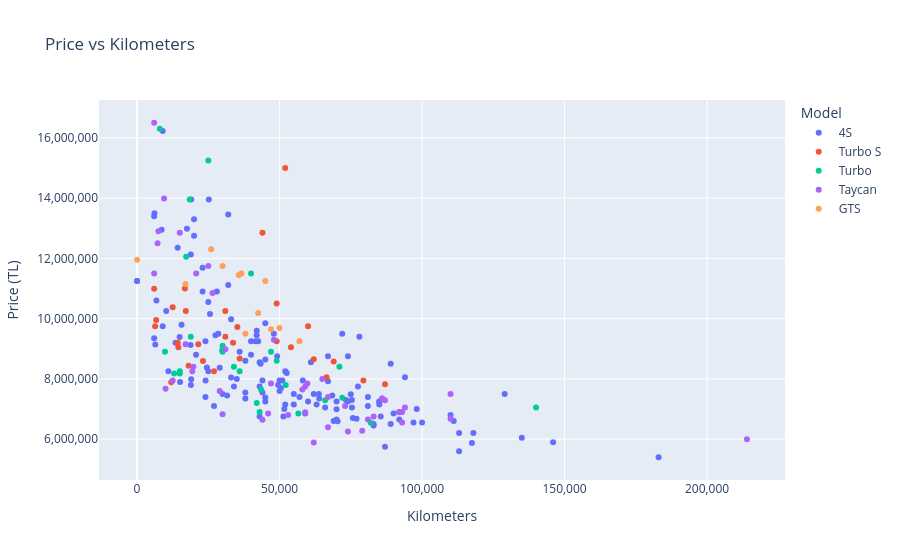

This figure's notebook cell:
### Code cell
# Price vs KM scatter
fig = px.scatter(
    df, x="km", y="price", color="model",
    hover_data=["year", "title", "sahibinden_id"],
    title="Price vs Kilometers",
    labels={"km": "Kilometers", "price": "Price (TL)", "model": "Model"}
)
fig.update_layout(xaxis_tickformat=",.0f", yaxis_tickformat=",.0f")
fig.show()

### Figure 1 — Plotly figure (JSON) as saved in the notebook; plotly's stock layout.template omitted (floating-point values rounded to 4 significant figures; data arrays with more than 128 entries replaced by an {"elided": "..."} marker saying what was removed)
{"data": [{"customdata": {"elided": "140x3 mixed values"}, "hovertemplate": "Model=4S<br>Kilometers=%{x}<br>Price (TL)=%{y}<br>year=%{customdata[0]}<br>title=%{customdata[1]}<br>sahibinden_id=%{customdata[2]}<extra></extra>", "legendgroup": "4S", "marker": {"color": "#636efa", "symbol": "circle"}, "mode": "markers", "name": "4S", "orientation": "v", "showlegend": true, "type": "scatter", "x": {"elided": "140 int values"}, "xaxis": "x", "y": {"elided": "140 int values"}, "yaxis": "y"}, {"customdata": [[2020, "SS MOTORS 2020 PORSCHE TAYCAN TURBO S-YOLCU EKRANI-DISTRONIC-360", "1035408352"], [2021, "LUNAGARAGE TAYCAN TURBO S 760 HP KARBON SPORT DESİGN SERAMİK", "1060501848"], [2020, "TAYCAN TURBO S %20 KDV", "1104474154"], [2020, "ALBAYRAC 2020 TAYCAN TURBO S \"BOYASIZ, PDLS PLUS, KARBON JANT", "1120195391"], [2020, "CAR~MEN MOTORS' Taycan Turbo S 761 hp", "1240822684"], [2020, "Bayi çıkışlı Hatasız Boyasız", "1256415916"], [2020, "MAS GRUP'TAN PORSCHE TAYCAN TURBO S- 761 HP DOĞUŞ HATASIZ", "1262317796"], [2020, "TARGET MOTORS 2020 TAYCAN TURBO S 761 HP KARBON SERAMİK FREN", "1265273902"], [2020, "ULU MOTORS TR'TEK/FULL OPSİYON/BAYİ/TURBO S/CARBON JANT/5000KM", "1293071257"], [2020, "-MAKINA VADI-2020 PORSCHE TAYCAN TURBO S-BURMESTER-MASAJ-", "1295547663"], [2020, "SAYLAY MOTORS TAYCAN TURBO S 18.000 KM HATASIZ 761HP", "1297395873"], [2019, "| UNIQ AUTO | 2019 TURBO S SGTMA ''21'' BURMESTER Y.EKRN BAYİ", "1309799643"], [2020, "*ASK MOTORS*PORSCHE TAYCAN TURBO S 761 HP TAKAS YOK!!!", "1312490813"], [2022, "SS MOTORS 2022 TAYCAN GTS-TURBO S AERO JANT-YOLCU EKRANI-BAYİ", "1314960047"], [2020, "CARBON SPORT DESiGN Paket - BAYİ ÇIKIŞLI- GARANTİLİ", "1315094450"], [2020, "BOLATGROUP&1453 BAYİ ÇIKIŞLI FIRSAT TAYCANTURBO SIFIRDAN FARKSIZ", "1315849594"], [2021, "2021 PORCHE TAYCAN TURBO S HATASIZ BOYASIZ TRAMERSZ BAYİ", "1316844345"], [2020, "GRAND MOTORS HATASIZ BOYASIZ TRAMERSİZ BAYİ ÖZEL RENK", "1318406799"], [2020, "DOĞUŞ MASLAK ÇIKIŞLI 800V 2026 YENİ BATARYA 2031 KADAR GARANTİLİ", "1319165553"], [2020, "CABİR'DEN 2020 TAYCAN TURBO S BURMESTER-SERAMİK-AİR-BAYİ", "1319924568"], [2020, "SEM | CAR PORSCHE CARBON TAYCAN TURBO S BAYİİ 36.000 KM", "1321341539"], [2020, "PORSCHE TAYCAN TURBO S 761HP HATASIZ 21BİN KM'DE", "1321388054"], [2020, "2020 TAYCAN TURBO S | İLK SAHİBİNDEN | DOĞUŞ ÇIKIŞLI | BURMESTER", "1321697176"], [2021, "2021 TURBO S GECE GÖRÜŞ HEAD UP MASAJ SOĞUTMALI KOLTUK BURMESTER", "1323054263"], [2020, "SAHİBİNDEN HATASIZ DÜŞÜK KM TAM ÖTV'Lİ", "1324193713"], [2021, "MK MOTORS'DAN BAYİİ TAYCAN TURBO SERAMİK,KARBON HATASIZ.TR.TEK", "1325817399"], [2020, "2020 PORSCHE TAYCAN TURBO S/BOSE/AIR/SOĞUTMA/HATASZ/6700KM/BAYİİ", "1327290835"], [2021, "KRC CARS 2021 TAYCAN TURBO S BOSE/AİR/SOĞUTMA/AKS/BAYİ/GRİ/TRÜF", "1327620893"], [2020, "TARGET MOTORS 2020 PORSCHE TAYCAN TURBO S BOSE SERAMİK AİR BAYİ", "1328426254"]], "hovertemplate": "Model=Turbo S<br>Kilometers=%{x}<br>Price (TL)=%{y}<br>year=%{customdata[0]}<br>title=%{customdata[1]}<br>sahibinden_id=%{customdata[2]}<extra></extra>", "legendgroup": "Turbo S", "marker": {"color": "#EF553B", "symbol": "circle"}, "mode": "markers", "name": "Turbo S", "orientation": "v", "showlegend": true, "type": "scatter", "x": [6336, 52000, 49000, 23124, 69000, 66500, 62000, 14282, 6001, 79419, 17100, 87000, 27000, 30980, 54000, 12000, 31000, 49000, 44000, 16800, 36000, 21500, 33700, 35200, 14500, 18100, 6710, 60000, 12498], "xaxis": "x", "y": [9750000, 14999000, 10500000, 8590000, 8575000, 8050000, 8650000, 9200000, 10990000, 7950000, 10250000, 7825000, 8250000, 10250000, 9050000, 7890000, 9400000, 9250000, 12850000, 11000000, 8680000, 9150000, 9200000, 9720000, 9050000, 8439000, 9950000, 9750000, 10375000], "yaxis": "y"}, {"customdata": [[2020, "YENİKÖY MOTORS 2020 PORSCHE TAYCAN TURBO - PDCC -MASAJ-DISTRONIC", "1050985527"], [2020, "DOĞUŞ GARANTİLİ 2020 TAYCAN TURBO-GECE GRŞ-PDCC-BRMSTR-AIRMTC", "1051733437"], [2020, "-VEGAS MOTORS-2020PORSCHE TAYCAN TURBOS BRABUS A.AKS SERAMİK AİR", "1078270616"], [2024, "2024 MODEL TAYCAN TURBO YENİ KASA BAYİ UZUN MENZİL 884 BEYGİR**", "1257435454"], [2022, "2022/BAYİİ/PERFORMANS PLUS/CHRONO/AİR/BOSE/SOĞUTMA/2028 GARANTİ", "1269079264"], [2020, "2020 PORSCHE TAYCAN TURBO AIRMATIC+CHRONO+SO ĞUTMA+ISITMA+360+", "1278245818"], [2021, "BARAN MOTORS 2021 TAYCAN TURBO BAYİİ AKS SOĞUTMA YAN YOLCU", "1278730211"], [2024, "SS MOTORS 2024 TAYCAN TURBO-PERFORMANCE+-SPORTDESIGN-884HP-BAYİ", "1285704385"], [2024, "YENİKÖY MOTORS 2024 PORSCHE TAYCAN TURBO-AKS-SOĞUTMA-884HP-BAYİ", "1295988689"], [2022, "EMA MOTORS\"2022 PORSCHE TAYCAN TURBO CROSS TURİSMO / 650 HP", "1296442981"], [2020, "Hatasız Turbo+Burmester+PDCC+Full+Full 29bin km İçi Bordo", "1296957942"], [2020, "2020 MODEL PORSCHE TAYCAN TURBO DÜŞÜK KM BAKIMLI", "1303672327"], [2020, "SAHİBİNDEN 2020 ARALIK YENİKÖY MOTORS ÇIKIŞLI TAYCAN TURBO", "1305520841"], [2021, "2021 TAYCAN TURBO-ARKA AKS-HATASIZ-BAYİ ÖZEL KOMBİNASYON", "1310657433"], [2020, "İLK SAHİBİNDEN HATASIZ -BOYASIZ -TRAMERSİZ", "1312520664"], [2020, "HATASIZ 680HP BURMESTER+SERAMİK DİSK+AKS SOĞUTMA+PCCB", "1315696567"], [2023, "HATASZ+2023+BAYİ+HEAD.UP+Y-EKRAN+AIRMATC+SOGUTMA+360+BOSE+MÜRDÜM", "1322761714"], [2020, "-MAKINA VADI-2020 PORSCHE TAYCAN TURBO -YOLCU EKRANI-CHRONO-LIFT", "1322773204"], [2020, "ULAŞ MOTORS'DAN BOYASIZ TURBO ISITMA+SOGUTMA+MATRIX+İÇİ KIRMIZI+", "1324255427"], [2020, "2020 TAYCAN TURBO 625 PS-HATASIZ-BAYİ-SERVİS BAKIMLI-72.000KM-BY", "1325762253"], [2020, "Fırsat ararç sayılı kombinasyon en full düşük kilometre", "1325786727"], [2020, "'BOYASIZ'PORSCHE TAYCAN TURBO/BAYİ+Y.EKRAN+SĞTMA+BOSE+AİR+680 HP", "1326551604"], [2020, "HATASIZ BOYASIZ BAYİ ÇIKIŞLI ISITMA SOĞUTMA ARKA AKS AİRMATİC", "1326947842"], [2020, "ERTAY'DAN 2020 BOYASIZ TAYCAN TURBO BAYİ+SERAMİK+ARKA AKS+PPF", "1327367502"], [2021, "A&C motors ' PORSCHE TAYCAN TURBO - BAYİ - BOYASIZ - 680 HP", "1327706876"], [2021, "CLEAN CAR 2021 MODEL TAYCAN TURBO YOLCU EKRAN BAYİ HATASIZ", "1328143748"], [2023, "ECE OTOMOTİV - 2023 MODEL \"PORSCHE TAYCAN - AİR-SGTMA-TURBO JANT", "1328165351"]], "hovertemplate": "Model=Turbo<br>Kilometers=%{x}<br>Price (TL)=%{y}<br>year=%{customdata[0]}<br>title=%{customdata[1]}<br>sahibinden_id=%{customdata[2]}<extra></extra>", "legendgroup": "Turbo", "marker": {"color": "#00cc96", "symbol": "circle"}, "mode": "markers", "name": "Turbo", "orientation": "v", "showlegend": true, "type": "scatter", "x": [15000, 47000, 40000, 25000, 71000, 66000, 9800, 18504, 8000, 30000, 29875, 42000, 43000, 49000, 56600, 52160, 17250, 43500, 15000, 72000, 82000, 30000, 18861, 140000, 36000, 34000, 13000], "xaxis": "x", "y": [8175000, 8900000, 11500000, 15250000, 8399000, 7290000, 8900000, 13950000, 16300000, 9100000, 8950000, 7200000, 6900000, 8600000, 6850000, 7800000, 12055000, 7650000, 8250000, 7375000, 6545000, 8900000, 9400000, 7050000, 8250000, 8400000, 8175000], "yaxis": "y"}, {"customdata": {"elided": "44x3 mixed values"}, "hovertemplate": "Model=Taycan<br>Kilometers=%{x}<br>Price (TL)=%{y}<br>year=%{customdata[0]}<br>title=%{customdata[1]}<br>sahibinden_id=%{customdata[2]}<extra></extra>", "legendgroup": "Taycan", "marker": {"color": "#ab63fa", "symbol": "circle"}, "mode": "markers", "name": "Taycan", "orientation": "v", "showlegend": true, "type": "scatter", "x": [94000, 59000, 19750, 74000, 53000, 48000, 31000, 67000, 81000, 7200, 65000, 110000, 44000, 9500, 15000, 83000, 59745, 19400, 110000, 93000, 17000, 12500, 26500, 62000, 67000, 25000, 6001, 93000, 46000, 92000, 29000, 214000, 59000, 10000, 6001, 20750, 47000, 73000, 30000, 86000, 58000, 79000, 87000, 7500], "xaxis": "x", "y": [7050000, 7750000, 8400000, 6250000, 6800000, 9300000, 8985000, 6395000, 6650000, 12500000, 8000000, 7500000, 6640000, 13985000, 12850000, 6750000, 7850000, 8250000, 6675000, 6900000, 9150000, 7950000, 10850000, 5890000, 7400000, 11750000, 11500000, 6550000, 6850000, 6899000, 7600000, 6000000, 6890000, 7675000, 16500000, 11500000, 7850000, 7100000, 6825000, 7359000, 7650000, 6275000, 7290000, 12900000], "yaxis": "y"}, {"customdata": [[2023, "BARAN MOTORS 2023 GTS SPORT DESIGN CARBON BOSE AKS MAGICSKY TVN", "1250084582"], [2022, "2022_BOYASIZ_BAYİ_50.000 KM_YOLCU EKRAN_AIRMATIC_BOSE_SOĞUTMA", "1251398383"], [2023, "2023 GTS/BAYI CIKIS/SELECTED ALL OZEL SIPARIS ARAC/HATASIZ", "1273437355"], [2022, "BOYASIZ/26.000 KM/2022 TAYCAN GTS/21 JANT/HEAD UP/SOĞUTMA/VAKUUM", "1302356709"], [2023, "ZENN MOTORS'TAN 2023 PORSCHE TAYCAN GTS HATASIZ BAYİ", "1311525507"], [2023, "2023 TAYCAN GTS SKY TAVAN+SPORTDESIGN+SOGUTMA GARANTİLİ BAYİİ", "1311807467"], [2023, "BAYİ PORSCHE TAYCAN GTS TAMAMINA KREDİ KARTI 12 AY %2,77", "1312712957"], [2023, "YENİKÖY MOTORS 2023 PORSCHE TAYCAN GTS-BOSE-SOĞUTMA-360°-BAYİ", "1314617867"], [2023, "Temiz ve düşük km TR de tek Taycan GTS", "1319878038"], [2023, "SAHİBİNDEN GARAJ ARACI TAYCAN(GTS)", "1324396734"], [2023, "DOĞUŞ OTO MASLAK-2023 PORSCHE TAYCAN GTS", "1325886693"], [2021, "Taycan GTS 2022 HATASIZ_BAYİ_BOSE", "1328389834"]], "hovertemplate": "Model=GTS<br>Kilometers=%{x}<br>Price (TL)=%{y}<br>year=%{customdata[0]}<br>title=%{customdata[1]}<br>sahibinden_id=%{customdata[2]}<extra></extra>", "legendgroup": "GTS", "marker": {"color": "#FFA15A", "symbol": "circle"}, "mode": "markers", "name": "GTS", "orientation": "v", "showlegend": true, "type": "scatter", "x": [0, 50000, 30000, 26000, 42500, 45000, 56962, 35700, 17000, 38000, 36612, 47000], "xaxis": "x", "y": [11950000, 9690000, 11750000, 12300000, 10185000, 11250000, 9250000, 11450000, 11150000, 9500000, 11500000, 9650000], "yaxis": "y"}], "layout": {"legend": {"title": {"text": "Model"}, "tracegroupgap": 0}, "title": {"text": "Price vs Kilometers"}, "xaxis": {"anchor": "y", "domain": [0, 1], "tickformat": ",.0f", "title": {"text": "Kilometers"}}, "yaxis": {"anchor": "x", "domain": [0, 1], "tickformat": ",.0f", "title": {"text": "Price (TL)"}}}}
